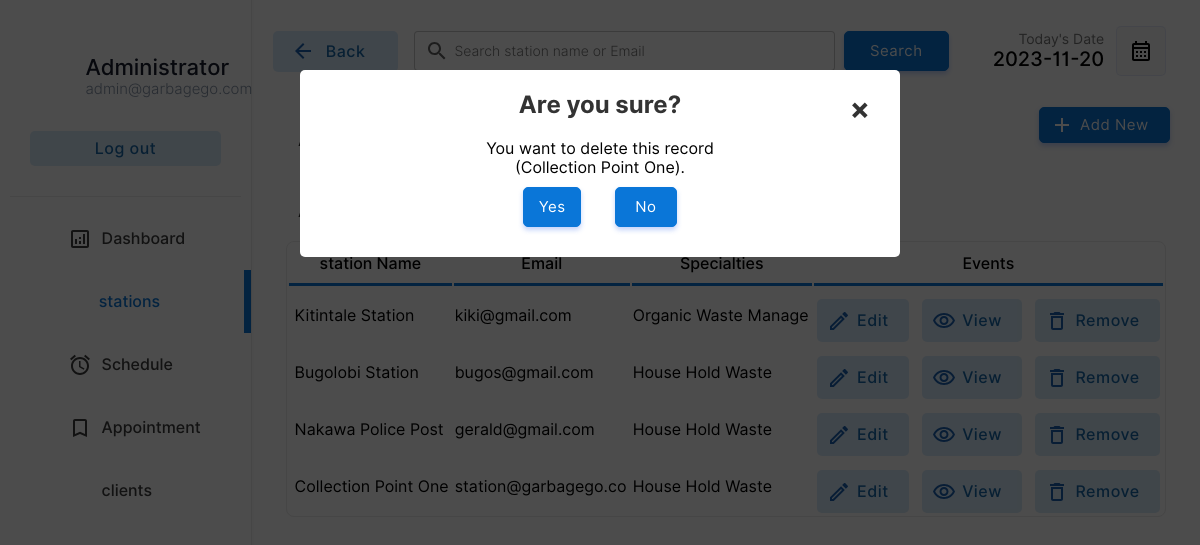
Page /station/stations.php?action=drop&id=1&name=Collection Point One (signed in) on the committed database.
### tables this page shows
CREATE TABLE `station` (
  `docid` int(11) NOT NULL,
  `docemail` varchar(255) DEFAULT NULL,
  `docname` varchar(255) DEFAULT NULL,
  `docpassword` varchar(255) DEFAULT NULL,
  `docnic` varchar(15) DEFAULT NULL,
  `doctel` varchar(15) DEFAULT NULL,
  `specialties` int(2) DEFAULT NULL
);

CREATE TABLE `specialties` (
  `id` int(2) NOT NULL,
  `sname` varchar(50) DEFAULT NULL
);

### station/stations.php (the view, shortened to what the rows shown need)
<!DOCTYPE html>
<html lang="en">
<head>
    <link rel="stylesheet" href="../css/animations.css">
    <link rel="stylesheet" href="../css/main.css">
    <link rel="stylesheet" href="../css/admin.css">
</head>
<body>
    <?php
    include("../connection.php");
    ?>
        <div class="dash-body">
            <table border="0" width="100%" style=" border-spacing: 0;margin:0;padding:0;margin-top:25px; ">
                <?php
                    if($_POST){
                        $keyword=$_POST["search"];
                        $sqlmain= "select * from station where docemail='$keyword' or docname='$keyword' or docname like '$keyword%' or docname like '%$keyword' or docname like '%$keyword%'";
                    }else{
                        $sqlmain= "select * from station order by docid desc";
                    }
                ?>
                <tr>
                   <td colspan="4">
                       <center>
                        <div class="abc scroll">
                        <table width="93%" class="sub-table scrolldown" border="0">
                        <thead>
                        <tr>
                                <th class="table-headin">
                                station Name
                                </th>
                                <th class="table-headin">
                                    Email
                                </th>
                                <th class="table-headin">
                                    Specialties
                                </th>
                                <th class="table-headin">
                                    Events
                                </tr>
                        </thead>
                        <tbody>
                            <?php
                                $result= $database->query($sqlmain);
                                if($result->num_rows==0){
                                    echo '<tr>
                                    <td colspan="4">
                                    <br><br><br><br>
                                    <center>
                                    <img src="../img/notfound.svg" width="25%">
                                    <br>
                                    <p class="heading-main12" style="margin-left: 45px;font-size:20px;color:rgb(49, 49, 49)">We  couldnt find anything related to your keywords !</p>
                                    <a class="non-style-link" href="stations.php"><button  class="login-btn btn-primary-soft btn"  style="display: flex;justify-content: center;align-items: center;margin-left:20px;">&nbsp; Show all stations &nbsp;</font></button>
                                    </a>
                                    </center>
                                    <br><br><br><br>
                                    </td>
                                    </tr>';
                                }
                                else{
                                for ( $x=0; $x<$result->num_rows;$x++){
                                    $row=$result->fetch_assoc();
                                    $docid=$row["docid"];
                                    $name=$row["docname"];
                                    $email=$row["docemail"];
                                    $spe=$row["specialties"];
                                    $spcil_res= $database->query("select sname from specialties where id='$spe'");
                                    $spcil_array= $spcil_res->fetch_assoc();
                                    $spcil_name=$spcil_array["sname"];
                                    echo '<tr>
                                        <td> &nbsp;'.
                                        substr($name,0,30)
                                        .'</td>
                                        <td>
                                        '.substr($email,0,20).'
                                        </td>
                                        <td>
                                            '.substr($spcil_name,0,20).'
                                        </td>
                                        <td>
                                        <div style="display:flex;justify-content: center;">
                                        <a href="?action=edit&id='.$docid.'&error=0" class="non-style-link"><button  class="btn-primary-soft btn button-icon btn-edit"  style="padding-left: 40px;padding-top: 12px;padding-bottom: 12px;margin-top: 10px;"><font class="tn-in-text">Edit</font></button></a>
                                        &nbsp;&nbsp;&nbsp;
                                        <a href="?action=view&id='.$docid.'" class="non-style-link"><button  class="btn-primary-soft btn button-icon btn-view"  style="padding-left: 40px;padding-top: 12px;padding-bottom: 12px;margin-top: 10px;"><font class="tn-in-text">View</font></button></a>
                                       &nbsp;&nbsp;&nbsp;
                                       <a href="?action=drop&id='.$docid.'&name='.$name.'" class="non-style-link"><button  class="btn-primary-soft btn button-icon btn-delete"  style="padding-left: 40px;padding-top: 12px;padding-bottom: 12px;margin-top: 10px;"><font class="tn-in-text">Remove</font></button></a>
                                        </div>
                                        </td>
                                    </tr>';
                                }
                            }
                            ?>
                            </tbody>
                        </table>
                        </div>
                        </center>
                   </td>
                </tr>
            </table>
        </div>
    <?php
    if($_GET){
        $id=$_GET["id"];
        $action=$_GET["action"];
        if($action=='drop'){
            $nameget=$_GET["name"];
            echo '
            <div id="popup1" class="overlay">
                    <div class="popup">
                    <center>
                        <h2>Are you sure?</h2>
                        <a class="close" href="stations.php">&times;</a>
                        <div class="content">
                            You want to delete this record<br>('.substr($nameget,0,40).').
                        </div>
                        <div style="display: flex;justify-content: center;">
                        <a href="delete-station.php?id='.$id.'" class="non-style-link"><button  class="btn-primary btn"  style="display: flex;justify-content: center;align-items: center;margin:10px;padding:10px;"<font class="tn-in-text">&nbsp;Yes&nbsp;</font></button></a>&nbsp;&nbsp;&nbsp;
                        <a href="stations.php" class="non-style-link"><button  class="btn-primary btn"  style="display: flex;justify-content: center;align-items: center;margin:10px;padding:10px;"><font class="tn-in-text">&nbsp;&nbsp;No&nbsp;&nbsp;</font></button></a>
                        </div>
                    </center>
            </div>
            </div>
            ';
        }elseif($action=='edit'){
            $sqlmain= "select * from station where docid='$id'";
            $result= $database->query($sqlmain);
            $row=$result->fetch_assoc();
            $name=$row["docname"];
            $email=$row["docemail"];
            $spe=$row["specialties"];
            $spcil_res= $database->query("select sname from specialties where id='$spe'");
            $spcil_array= $spcil_res->fetch_assoc();
            $spcil_name=$spcil_array["sname"];
            $nic=$row['docnic'];
            $tele=$row['doctel'];
            $error_1=$_GET["error"];
                $errorlist= array(
                    '1'=>'<label for="promter" class="form-label" style="color:rgb(255, 62, 62);text-align:center;">Already have an account for this Email address.</label>',
                    '2'=>'<label for="promter" class="form-label" style="color:rgb(255, 62, 62);text-align:center;">Password Conformation Error! Reconform Password</label>',
                    '3'=>'<label for="promter" class="form-label" style="color:rgb(255, 62, 62);text-align:center;"></label>',
                    '4'=>"",
                    '0'=>'',
                );
            if($error_1!='4'){
                    echo '
                    <div id="popup1" class="overlay">
                            <div class="popup">
                            <center>
                                <a class="close" href="stations.php">&times;</a>
                                <div style="display: flex;justify-content: center;">
                                <div class="abc">
                                <table width="80%" class="sub-table scrolldown add-doc-form-container" border="0">
                                <tr>
                                        <td class="label-td" colspan="2">'.
                                            $errorlist[$error_1]
                                        .'</td>
                                    </tr>
                                    <tr>
                                        <td>
                                            <p style="padding: 0;margin: 0;text-align: left;font-size: 25px;font-weight: 500;">Edit station Details.</p>
                                        station ID : '.$id.' (Auto Generated)<br><br>
                                        </td>
                                    </tr>
                                    <tr>
                                        <td class="label-td" colspan="2">
                                            <form action="edit-doc.php" method="POST" class="add-new-form">
                                            <label for="Email" class="form-label">Email: </label>
                                            <input type="hidden" value="'.$id.'" name="id00">
                                        </td>
                                    </tr>
                                    <tr>
                                        <td class="label-td" colspan="2">
                                        <input type="email" name="email" class="input-text" placeholder="Email Address" value="'.$email.'" required><br>
                                        </td>
                                    </tr>
                                    <tr>
                                        <td class="label-td" colspan="2">
                                            <label for="name" class="form-label">Name: </label>
                                        </td>
                                    </tr>
                                    <tr>
                                        <td class="label-td" colspan="2">
                                            <input type="text" name="name" class="input-text" placeholder="station Name" value="'.$name.'" required><br>
                                        </td>
                                    </tr>
                                    <tr>
                                        <td class="label-td" colspan="2">
                                            <label for="nic" class="form-label">NIC: </label>
                                        </td>
                                    </tr>
                                    <tr>
                                        <td class="label-td" colspan="2">
                                            <input type="text" name="nic" class="input-text" placeholder="NIC Number" value="'.$nic.'" required><br>
                                        </td>
                                    </tr>
                                    <tr>
                                        <td class="label-td" colspan="2">
                                            <label for="Tele" class="form-label">Telephone: </label>
                                        </td>
                                    </tr>
                                    <tr>
                                        <td class="label-td" colspan="2">
                                            <input type="tel" name="Tele" class="input-text" placeholder="Telephone Number" value="'.$tele.'" required><br>
                                        </td>
                                    </tr>
                                    <tr>
                                        <td class="label-td" colspan="2">
                                            <label for="spec" class="form-label">Choose specialties: (Current'.$spcil_name.')</label>
                                        </td>
                                    </tr>
                                    <tr>
                                        <td class="label-td" colspan="2">
                                            <select name="spec" id="" class="box">';
                                                $list11 = $database->query("select  * from  specialties;");
                                                for ($y=0;$y<$list11->num_rows;$y++){
                                                    $row00=$list11->fetch_assoc();
                                                    $sn=$row00["sname"];
                                                    $id00=$row00["id"];
                                                    echo "<option value=".$id00.">$sn</option><br/>";
                                                };
                                echo     '       </select><br><br>
                                        </td>
                                    </tr>
                                    <tr>
                                        <td class="label-td" colspan="2">
                                            <label for="password" class="form-label">Password: </label>
                                        </td>
                                    </tr>
                                    <tr>
                                        <td class="label-td" colspan="2">
                                            <input type="password" name="password" class="input-text" placeholder="Defind a Password" required><br>
                                        </td>
                                    </tr><tr>
                                        <td class="label-td" colspan="2">
                                            <label for="cpassword" class="form-label">Conform Password: </label>
                                        </td>
                                    </tr>
                                    <tr>
                                        <td class="label-td" colspan="2">
                                            <input type="password" name="cpassword" class="input-text" placeholder="Conform Password" required><br>
                                        </td>
                                    </tr>
                                    <tr>
                                        <td colspan="2">
                                            <input type="reset" value="Reset" class="login-btn btn-primary-soft btn" >&nbsp;&nbsp;&nbsp;&nbsp;&nbsp;
                                            <input type="submit" value="Save" class="login-btn btn-primary btn">
                                        </td>
                                    </tr>
                                    </form>
                                    </tr>
                                </table>
                                </div>
                                </div>
                            </center>
                            <br><br>
                    </div>
                    </div>
                    ';
        }; };
    };
?>
</body>
</html>

### rows in the picture
station: docname "Kitintale Station", docemail "kiki@gmail.com", specialties.sname "Organic Waste Manage"
station: docname "Bugolobi Station", docemail "bugos@gmail.com", specialties.sname "House Hold Waste"
station: docname "Nakawa Police Post", docemail "gerald@gmail.com", specialties.sname "House Hold Waste"
station: docname "Collection Point One", docemail "station@garbagego.co", specialties.sname "House Hold Waste"

### other values in the picture
substr($nameget,0,40) "Collection Point One"
